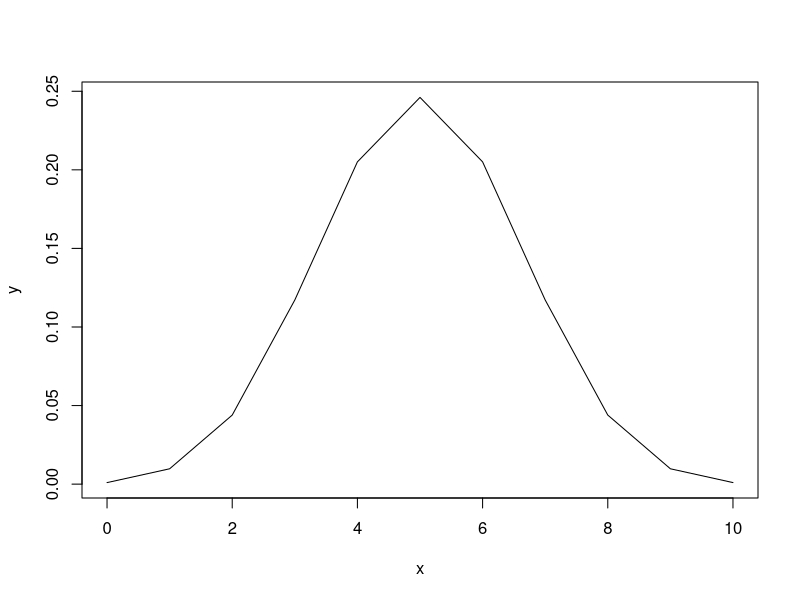
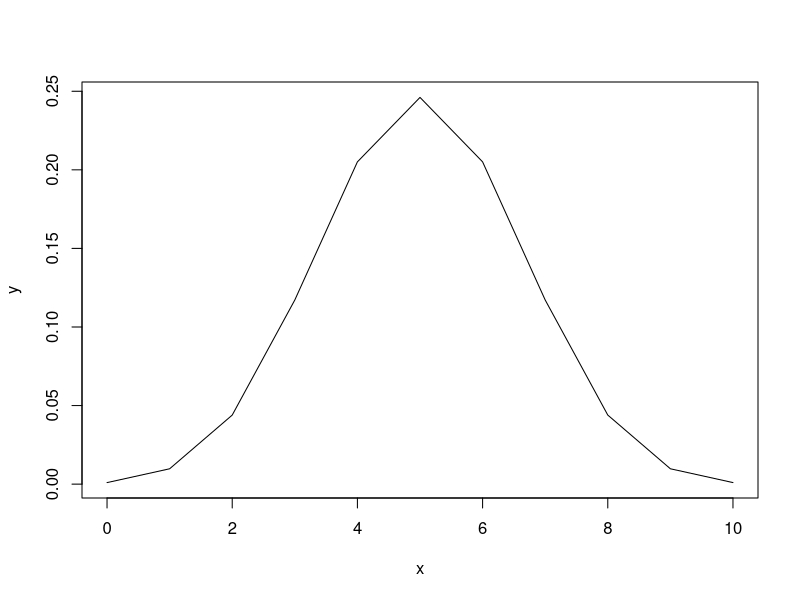
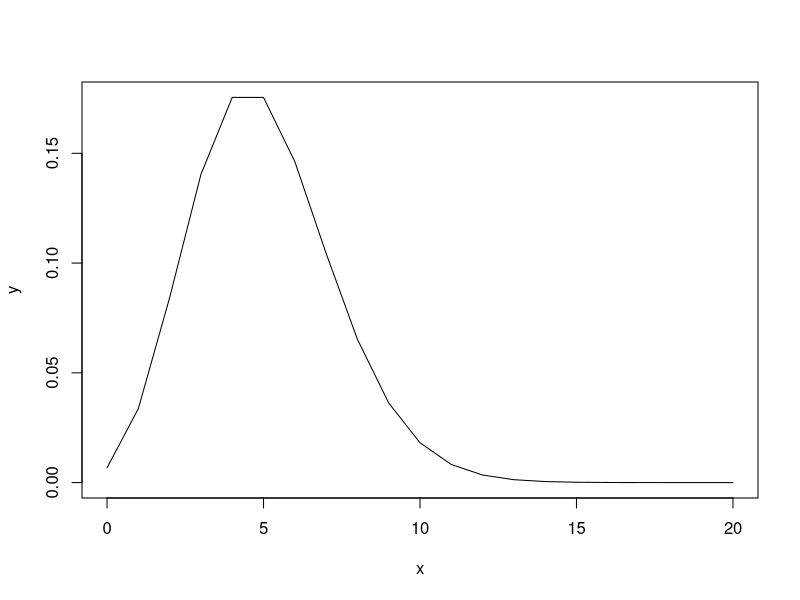
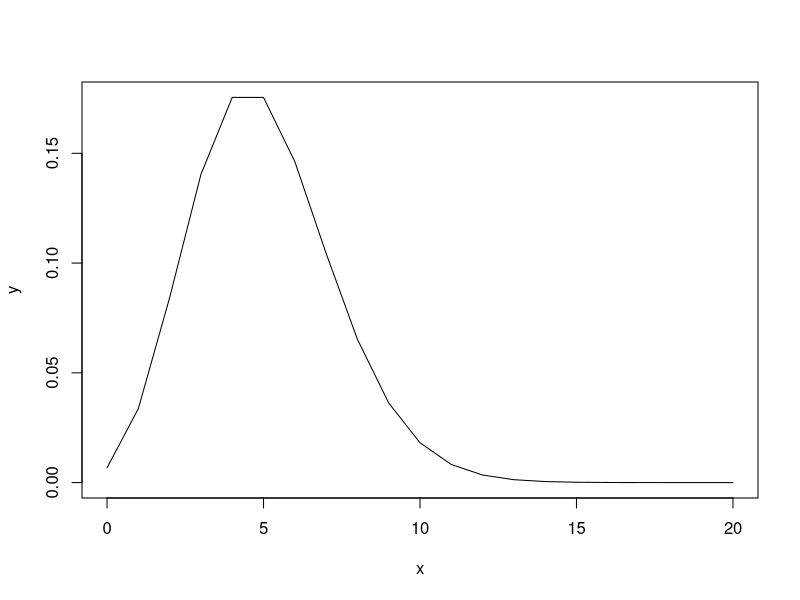
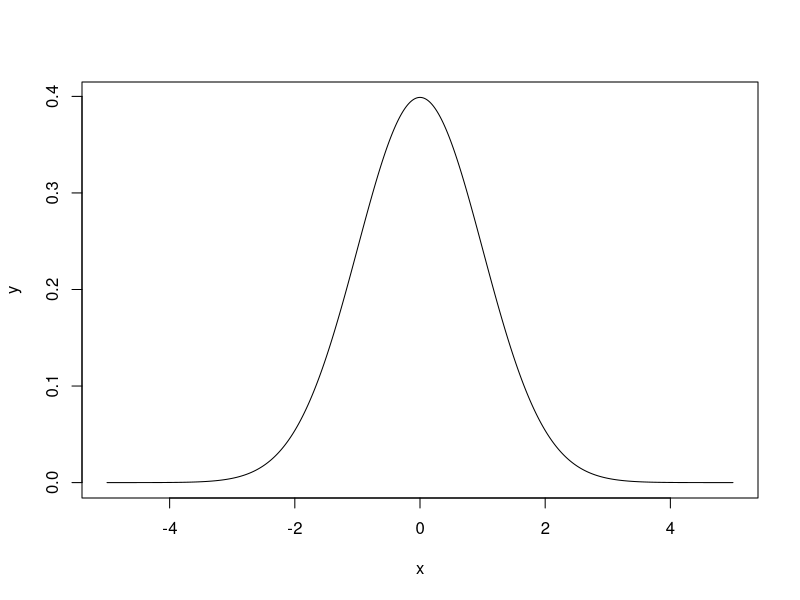
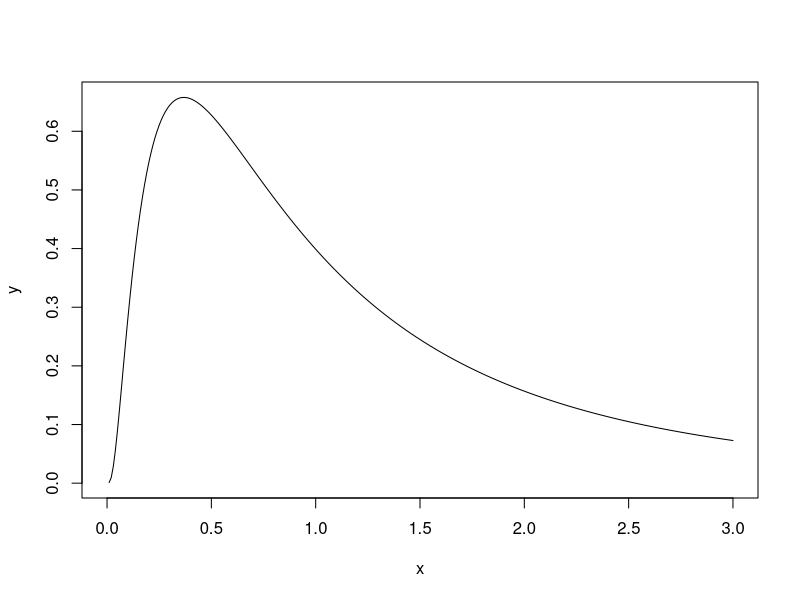
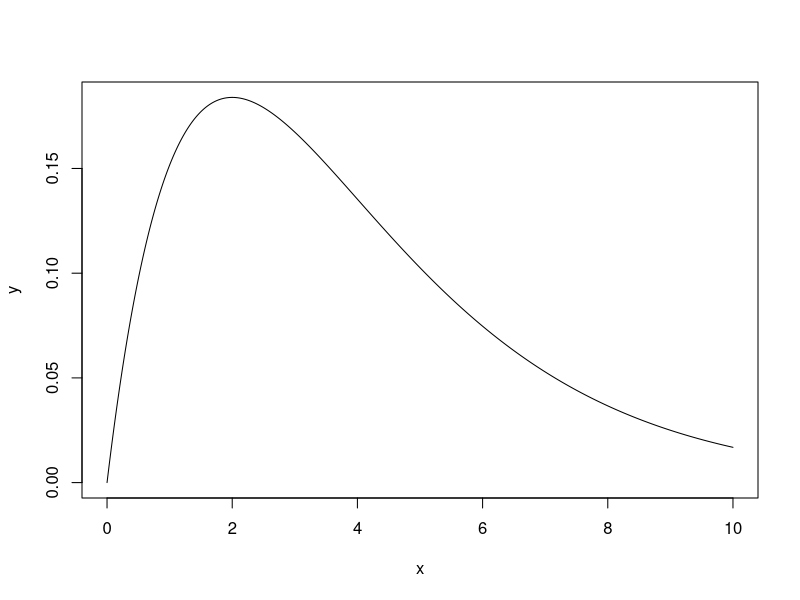
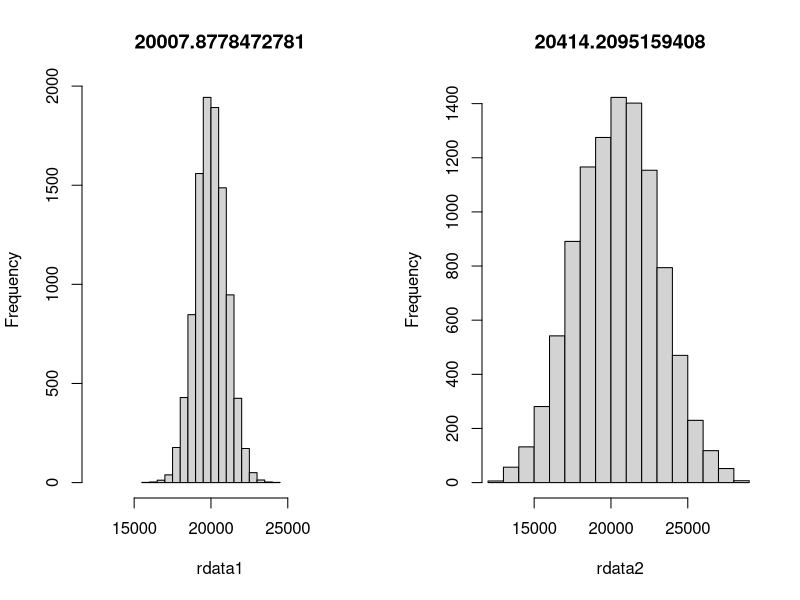

The R script that drew these images, in order:
## ---- chunk 1
# 式から
p<-0.5
N<-10
x<-c(0:N)
y<-choose(N,x)*p^x*(1-p)^(N-x)
plot(x,y,type='l')
## ---- chunk 2
# 関数で
x<-c(0:10)
y<-dbinom(x,10,0.5)
plot(x,y,type='l')
## ---- chunk 3
    # 式から
    lambda<-5
    x<-c(0:20)
    y<-exp(-lambda)*lambda^x/factorial(x)
    plot(x,y,type='l')
## ---- chunk 4
  # 関数で
  lmbd<-5
  x<-c(0:20)
  y<-dpois(x,lambda=lmbd)
  plot(x,y,type='l')
## ---- chunk 5
    v<-1
    m<-0
    x<-seq(-5,5,0.01)
    y<-(1/sqrt(2*pi*v))*exp(-(x-m)^2/(2*v))
    plot(x,y,type='l')
## ---- chunk 6
    v<-1
    m<-0
    x<-seq(0,3,0.01)
    y<-1/(sqrt(2*pi*v)*x)*exp(-(log(x)-m)^2/(2*v))
    plot(x,y,type='l')
## ---- chunk 7
    shp<-2
    scl<-2
    x<-seq(0,10,0.01)
    y<-dgamma(x,shape=shp, rate=1/scl)
    plot(x,y,type='l')
## ---- chunk 8
b0<-3000
b1<-850
layout(matrix(1:2, ncol=2))
rdata1<-numeric()
rdata2<-numeric()
tp<-numeric()
for (rp in 1:100){
  tp[rp]<-rnorm(1,mean=20,sd=3)
  rdata1<-append(rdata1,rnorm(100,mean=20000,sd=1000))
  rdata2<-append(rdata2,rnorm(100,mean=b1*tp[rp]+b0,sd=1000))
}
hist(rdata1,xlim=c(min(rdata2),max(rdata2)),main=mean(rdata1))
hist(rdata2, xlim=c(min(rdata2),max(rdata2)),main=mean(rdata2))

## ---- chunk 9
layout(matrix(1:2, ncol=2))
m<-0
v<-1
n<-10000
x<-seq(m-sqrt(v)*4,m+sqrt(v)*4,0.01)
y<-(1/sqrt(2*pi*v))*exp(-(x-m)^2/(2*v))
plot(x,y,type='l')
rdata<-rnorm(n, m, sqrt(v))
hist(rdata, breaks=12)
## ---- chunk 10
# a地域とb地域では初期比が異なるけど、遷移核が同じならそのうち同じ値に収束するという例
na<-1 # a地域人数
nb<-1 # b地域人数
aAi<-0.5 # a地域におけるA社初期比
aBi<-1-aAi # a地域におけるA社初期比
bAi<-0.2 # b地域のA社初期比
bBi<-1-bAi　# b地域のB社初期比

nrp<-30 # 繰り返し数
rAA<-0.4 # 以下の4行は遷移核
rAB<-0.6
rBB<-0.1
rBA<-0.9
naA<-numeric(nrp)
naB<-numeric(nrp)
nbA<-numeric(nrp)
nbB<-numeric(nrp)
naA[1]<-na*aAi
naB[1]<-na*aBi
nbA[1]<-nb*bAi
nbB[1]<-nb*bBi
for(rp in 2:nrp){
  naA[rp]<-naA[rp-1]*rAA+naB[rp-1]*rBA
  naB[rp]<-naA[rp-1]*rAB+naB[rp-1]*rBB
  nbA[rp]<-nbA[rp-1]*rAA+nbB[rp-1]*rBA
  nbB[rp]<-nbA[rp-1]*rAB+nbB[rp-1]*rBB
}
layout(matrix(1:2, ncol=2))
plot(naA, type='l',col='red',ylim=c(0,1.0))
par(new=T)
plot(naB, type='l',col='blue',xlab='',ylab='',ylim=c(0,1.0))
plot(nbA, type='l',col='red',ylim=c(0,1.0))
par(new=T)
plot(nbB, type='l',col='blue',xlab='',ylab='',ylim=c(0,1.0))
## ---- chunk 11
layout(matrix(1:2, ncol=2))
nrp<-2000
data<-c(2.4,3.2,2.2,4.6,3.3)
ti<-runif(1,min=-2,max=2) # -2から2の連続一様分布に従う乱数
knl<-numeric(nrp)
theta<-numeric(nrp)
theta[1]<-ti
ratio<-1
for (rp in 1:nrp){
  kp<-numeric(length(data))
  for (d in 1:length(data)){
    kp[d]<-exp(-((data[d]-theta[rp])^2)/2)/sqrt(2)*pi
  }
  knl[rp]<-prod(kp)*exp(-(theta[rp]^2/20000))/sqrt(20000*pi) #カーネルの計算
  
  if (rp>1){
    lr<-knl[rp]/knl[rp-1]  # カーネル比（rate）の算出
    if (runif(1)>lr){ # 確率rateで提案thetaを採用
      #print(lr)
      theta[rp]<-theta[rp-1]
      knl[rp]<-knl[rp-1]
    }
  }
  theta[rp+1]<-theta[rp]+rnorm(1,m,v) # 次のthetaの生成, 平均m, 分散vの正規分布に従う乱数を前のthetaにたす
}
plot(theta[1:nrp],type='l', main=mean(theta))
hist(theta)
## ---- chunk 12
layout(matrix(1:2, ncol=2))
data<-c(4,3,4,5,5,2,3,1,4,0,1,5,5,6,5,4,4,5,3,4)
hist(data,breaks=c(-1:7))
logb<-function(x) sum(log(dbinom(data, 8, x)))
q <- seq(0.2, 0.7, 0.01)
plot(q, sapply(q, logb), type='l')
## ---- chunk 13
nrp<-1000
qi<-0.159
n<-8
data<-c(4,3,4,5,5,2,3,1,4,0,1,5,5,6,5,4,4,5,3,4)
logL<-numeric(nrp)
q<-numeric(nrp)
q[1]<-qi
for (rp in 1:nrp){
  lh<-numeric(length(data))
  for (d in 1:length(data)){
    lh[d]<-choose(n,data[d])*q[rp]^data[d]*(1-q[rp])^(n-data[d])
  }
  logL[rp]<-log(prod(lh))
  if (rp>1){
    if (logL[rp]<logL[rp-1]){
      q[rp]<-q[rp-1]
      logL[rp]<-logL[rp-1]
    }
  }
  if (round(runif(1))){
    q[rp+1]<-q[rp]+0.001
  }else{
    q[rp+1]<-q[rp]-0.001
  }
}
plot(q[1:nrp],type='l', main=q[nrp])
## ---- chunk 14
layout(matrix(1:2, ncol=1))
nrp<-100000
qi<-0.30
n<-8
data<-c(4,3,4,5,5,2,3,1,4,0,1,5,5,6,5,4,4,5,3,4)
logL<-numeric(nrp)
q<-numeric(nrp)
q[1]<-qi
lr<-1
for (rp in 1:nrp){
  lh<-numeric(length(data))
  for (d in 1:length(data)){
    lh[d]<-choose(n,data[d])*q[rp]^data[d]*(1-q[rp])^(n-data[d])
  }
  logL[rp]<-log(prod(lh))
  if (rp>1){
    lr<-exp(logL[rp]-logL[rp-1])
    if (runif(1)>lr){
      #print(lr)
      q[rp]<-q[rp-1]
      logL[rp]<-logL[rp-1]
    }
  }
  if (round(runif(1))){
    q[rp+1]<-min(0.99,q[rp]+0.01)
  }else{
    q[rp+1]<-max(0.01,q[rp]-0.01)
  }
}
plot(q[1:nrp],type='l', main=mean(q))
hist(q)
